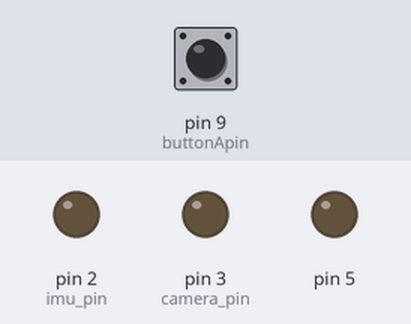
Simulated run of this sketch. Board: Arduino Uno, built with avr-gcc and run on an emulated ATmega328P. Parts: output pins drawn as LEDs (lit = HIGH). Inputs (shaded band) come from the test bench; at power-on: pin 9 (buttonApin) HIGH.

Above: at 1.2 s.
1.3 s: pin 9 (buttonApin) pulled LOW for 0.15 s
At 1.37 s:
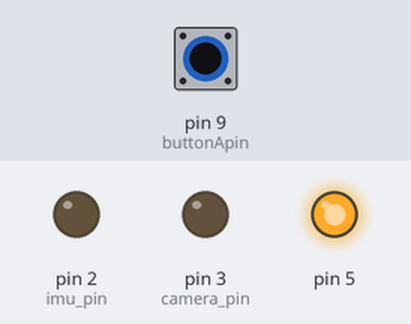
2.9 s: pin 9 (buttonApin) pulled LOW for 3.2 s
At 7.5 s:
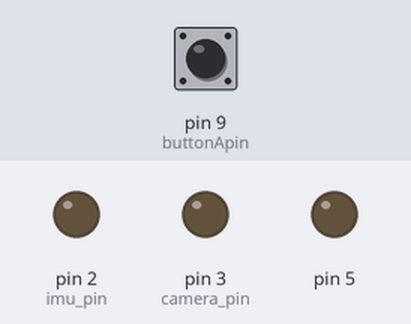
Timing chart, 0 to 9.0 s (numbered marks = the images above; inputs shaded):
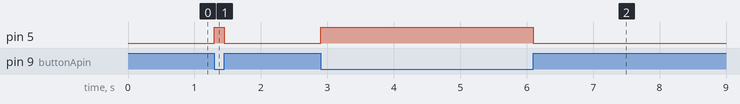

Measured:
- after the input at 1.3 s, pin 5: LOW → HIGH at once, → LOW 0.15 s later
- after the input at 2.9 s, pin 5: LOW → HIGH at once, → LOW 3.2 s later

The sketch:

sync_test_button.ino
```cpp
//Defines the pins of each sensor's Sync_In pin
const int camera_pin = 3;
const int imu_pin = 2;
const int buttonApin = 9;

//Sets the rate of triggering of each sensor
const int max_camera_rate = 1; //Hz
const int max_imu_rate = 1; //Hz

unsigned long previousTimeImu = 0;
unsigned long previousTimeCamera = 0;
unsigned long currentTime;

//Time between triggers based on rates (in millis)
unsigned long camera_interval = 1000 / max_camera_rate;
unsigned long imu_interval = 1000 / max_imu_rate;

//Triggers each sensor
void SensorTriggering (int pinnumber){
  digitalWrite(pinnumber, HIGH);
  delayMicroseconds(100);
  digitalWrite(pinnumber, LOW);
}


void setup() {

  pinMode(camera_pin, OUTPUT);
  pinMode(imu_pin, OUTPUT);
  pinMode(5,OUTPUT);
  pinMode(buttonApin, INPUT_PULLUP);
}

void loop() {

  if (digitalRead(buttonApin) == LOW){
    currentTime = millis();
    digitalWrite(5, HIGH);

    if (currentTime - previousTimeCamera >= camera_interval) {
      SensorTriggering(camera_pin);
      previousTimeCamera = currentTime;
    }

    if (currentTime - previousTimeImu >= imu_interval) {
      SensorTriggering(imu_pin);
      previousTimeImu = currentTime;
    }
  }

  else{
    digitalWrite(5, LOW);
  }
}
```
